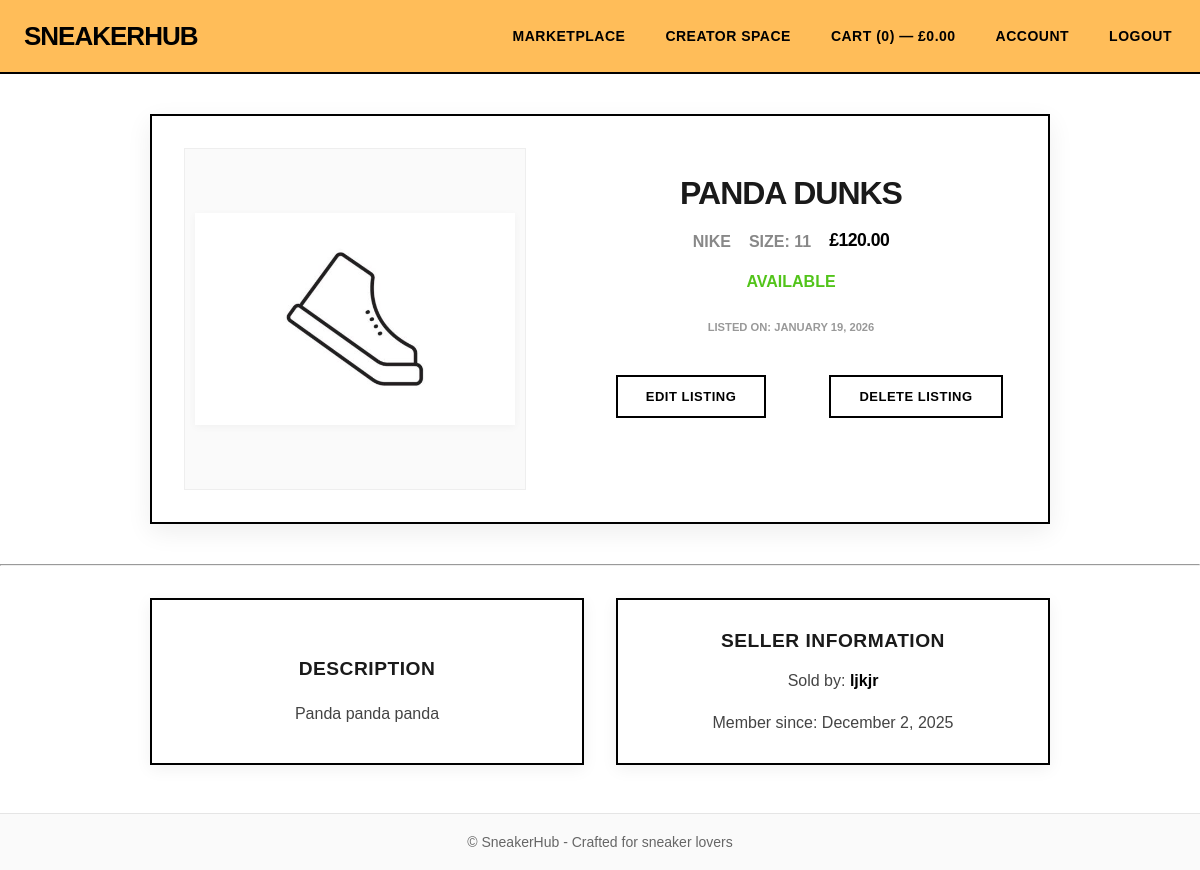
The app's page /sneaker/54/ (signed in) with its own data.
### marketplace/models.py (models this page shows, shortened)
class Sneaker(models.Model):
    name = models.CharField(max_length=255)
    brand = models.CharField(max_length=255)
    size = models.DecimalField(max_digits=4, decimal_places=1)
    price = models.DecimalField(max_digits=10, decimal_places=2)
    description = models.TextField(blank=True, null=True)
    image = models.ImageField(upload_to='media/', blank=True, null=True)
    owner = models.ForeignKey(
        settings.AUTH_USER_MODEL,
        on_delete=models.CASCADE,
        related_name='sneakers'
    )
    created_at = models.DateTimeField(auto_now_add=True)
    updated_at = models.DateTimeField(auto_now=True)
    is_sold = models.BooleanField(default=False)

### marketplace/views.py (the view)
# urls.py: path('sneaker/<int:sneaker_id>/', sneakerDetailView, name='sneaker_detail'),
def sneakerDetailView(request, sneaker_id):
    user = request.user
    if not user.is_authenticated:
        return redirect('errorhandler:not_authenticated')
    sneaker = Sneaker.objects.get(id=sneaker_id)
    in_wishlist = WishlistItem.objects.filter(user=user, sneaker=sneaker).exists()
    context = {
        'sneaker': sneaker,
        'in_wishlist': in_wishlist,
    }
    return render(request, 'sneaker_detail.html', context)

### cart/context_processors.py (called while the page is built, shortened)
def cart_totals(request):
    cart = request.session.get('cart', {})
    count = 0
    total = 0.0
    return {'cart': {'count': count, 'total': total}}

### templates/sneaker_detail.html (shortened to what this page needs)
{% extends "base.html" %}
{% load static %}
{% block content %}
<section class="sneaker-detail-page">
    <div class="sneaker-detail-card" style="margin-top: 40px;">
        <div class="sneaker-detail-image-wrap">
            <img src="{{ sneaker.image.url }}" alt="{{ sneaker.name }}" class="sneaker-detail-image">
        </div>
        <div class="sneaker-detail-info">
            <h1 class="sneaker-detail-title">{{ sneaker.name }}</h1>
            <div class="sneaker-detail-meta">
                <span class="brand">{{ sneaker.brand }}</span>
                <span class="size">Size: {{ sneaker.size|floatformat }}</span>
                <span class="price">£{{ sneaker.price }}</span>
            </div>
            <div class="sneaker-detail-status">
                {% if sneaker.is_sold %}
                    <span class="sold">Sold</span>
                {% else %}
                    <span class="available">Available</span>
                {% endif %}
            </div>
            <div class="sneaker-detail-listed-date">
                <span>Listed on: {{ sneaker.created_at|date:"F j, Y" }}</span>
            </div>
            <div class="sneaker-detail-actions">
                {% if sneaker in user.sneakers.all %}
                <div class="sneaker-detail-actions-row">
                    <div class="sneaker-detail-actions-grid">
                        <div class="sneaker-detail-action-item">
                            <form method="post" action="{% url 'edit_listing' sneaker.id %}" style="display: inline;">
                                <button type="submit" class="btn-secondary">Edit Listing</button>
                            </form>
                        </div>
                        <div class="sneaker-detail-action-item">
                            <form method="post" action="{% url 'delete_listing' sneaker.id %}" id="delete-form" style="display: inline;">
                                <button type="button" id="delete-open-btn" class="btn-secondary btn-danger">Delete listing</button>
                            </form>
                        </div>
                    </div>
                </div>
                {% endif %}
        </div>
    </div>
</section>
<section class="sneaker-detail-tertiary-container">
    <hr>
    <div class="sneaker-detail-tertiary-grid">
        <div class="sneaker-detail-tertiary-card">
            <div class="sneaker-description">
                <h2>Description</h2>
                <p>{{ sneaker.description }}</p>
            </div>
        </div>
        <div class="sneaker-detail-tertiary-card">
            <div class="sneaker-seller-info">
                <h2>Seller Information</h2>
                <p>Sold by: <a href="{% url 'publicprofile:public_profile' sneaker.owner.id %}">{{ sneaker.owner.username }}</a></p>
                <p>Member since: {{ sneaker.owner.date_joined|date:"F j, Y" }}</p>
            </div>
        </div>
    </div>
</section>
{% endblock %}

### static/css/styles.css (style rules this page uses)
body { margin: 0; font-family: Arial, sans-serif; background: white; color: #1a1a1a; }
.btn-secondary { display: inline-block; background: #fff; color: #000; padding: 12px 28px; border-radius: 0; text-decoration: none; font-weight: 900; border: 2px solid #000; cursor: pointer; margin-bottom: 20px; text-transform: uppercase; letter-spacing: 0.5px; font-size: 13px; transition: all 0.3s ease; }
.price { font-weight: 900; font-size: 16px; letter-spacing: -0.5px; }
.sneaker-detail-actions-row { width: 100%; }
.sneaker-detail-actions-grid { display: grid; grid-template-columns: repeat(auto-fit, minmax(180px, 1fr)); }
.sneaker-detail-action-item { display: flex; align-items: center; justify-content: center; width: 250px; margin: 0 auto; }
.sneaker-description { margin-top: 24px; line-height: 1.6; text-align: center; }
.sneaker-detail-page { width: 100%; max-width: 900px; margin: 0 auto 40px auto; padding: 0 16px; }
.sneaker-detail-card { display: flex; flex-direction: row; gap: 40px; background: #fff; border: 2px solid #000; border-radius: 0; box-shadow: 0 8px 24px rgba(0,0,0,0.07); padding: 32px 32px 32px 32px; align-items: flex-start; }
.sneaker-detail-image-wrap { flex: 1 1 340px; max-width: 340px; display: flex; align-items: center; justify-content: center; background: #fafafa; border-radius: 0; border: 1px solid #eee; min-height: 340px; }
.sneaker-detail-image { width: 100%; max-width: 320px; height: auto; max-height: 340px; object-fit: contain; border-radius: 0; background: #f0f0f0; box-shadow: 0 2px 8px rgba(0,0,0,0.04); }
.sneaker-detail-info { flex: 2 1 320px; display: flex; flex-direction: column; gap: 18px; justify-content: flex-start; }
.sneaker-detail-title { font-size: 2rem; font-weight: 900; margin-bottom: 0; text-transform: uppercase; letter-spacing: -1px; text-align: center; }
.sneaker-detail-meta { display: flex; gap: 18px; align-items: center; font-size: 1rem; font-weight: 700; text-transform: uppercase; color: #444; justify-content: center; }
.sneaker-detail-meta .brand { color: #888; font-weight: 600; }
.sneaker-detail-meta .price { color: #000; font-weight: 900; letter-spacing: -0.5px; font-size: 1.1rem; margin-bottom: 4px; }
.sneaker-detail-meta .size { color: #888; }
.sneaker-detail-status { font-size: 1rem; font-weight: 600; color: #000; text-align: center; text-transform: uppercase; }
.available { color: #52c41a; }
.sneaker-detail-actions { display: flex; gap: 16px; flex-wrap: wrap; justify-content: center; margin-top: 8px; }
.sneaker-detail-listed-date { color: #999; text-align: center; margin-top: 12px; font-size: 0.7rem; text-transform: uppercase; font-weight: 600; }
.sneaker-detail-tertiary-grid { display: grid; grid-template-columns: 1fr 1fr; gap: 32px; margin: 32px auto 0 auto; max-width: 900px; padding: 0 16px; }
.sneaker-detail-tertiary-card { background: #fff; border: 2px solid #000; border-radius: 0; box-shadow: 0 4px 16px rgba(0,0,0,0.06); padding: 14px 12px 12px 12px; display: flex; flex-direction: column; justify-content: flex-start; min-width: 0; }
.sneaker-detail-tertiary-card h2 { font-size: 1.2rem; font-weight: 900; text-transform: uppercase; letter-spacing: 0.5px; text-align: center; }
.sneaker-detail-tertiary-card p { color: #444; font-size: 1rem; line-height: 1.6; text-align: center; }
.sneaker-detail-tertiary-card a { text-decoration: none; color: #000; font-weight: 700; }

### records on screen
Sneaker: image (picture), name "PANDA DUNKS", brand "NIKE", size "11", price "120.00", created_at "JANUARY 19, 2026", description "Panda panda panda", owner.username "ljkjr", owner.date_joined "December 2, 2025"

### other values on screen
{{ cart.count|default:0 }} "0"
{{ cart.total|default:0|floatformat:2 }} "0.00"
